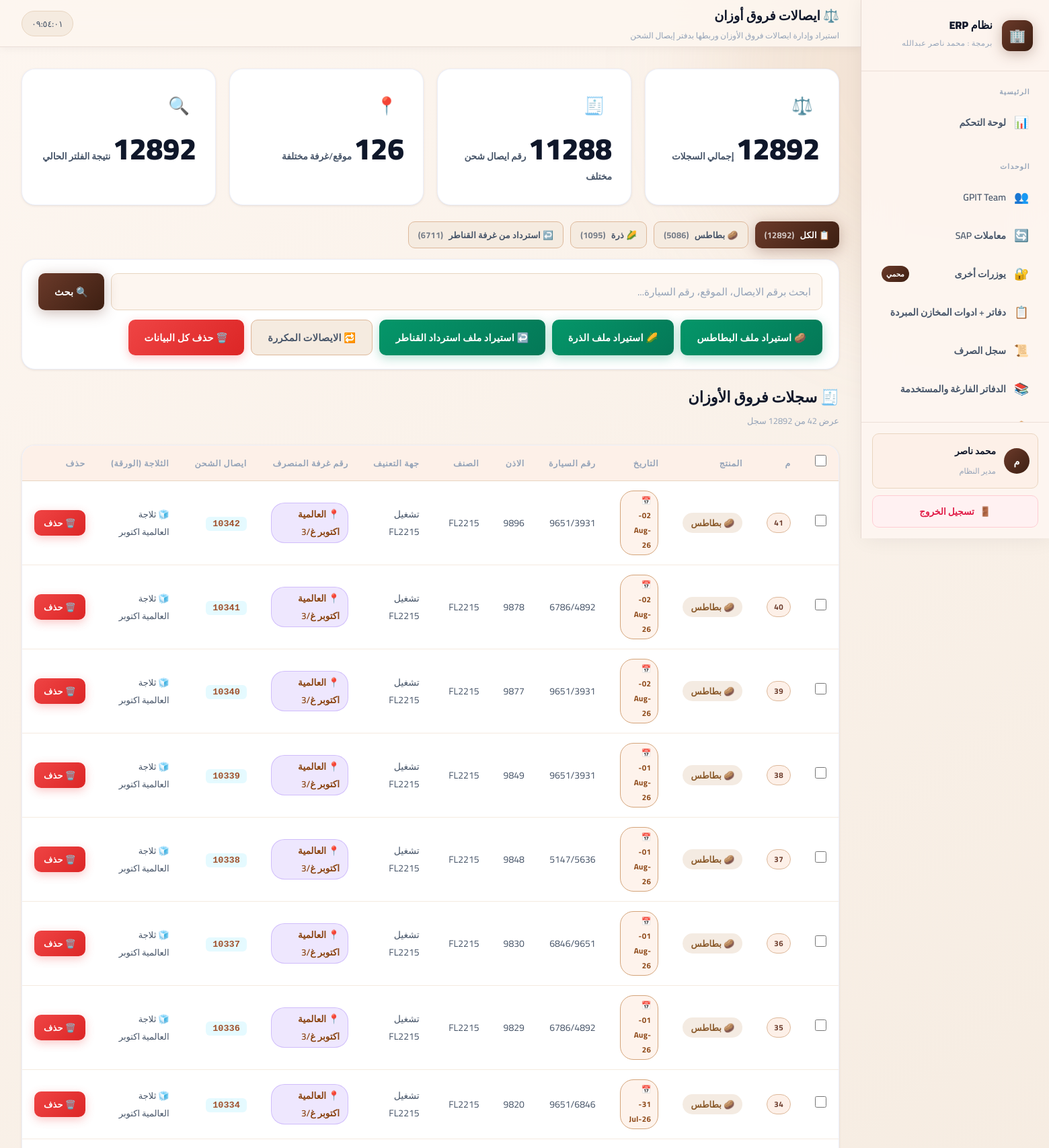
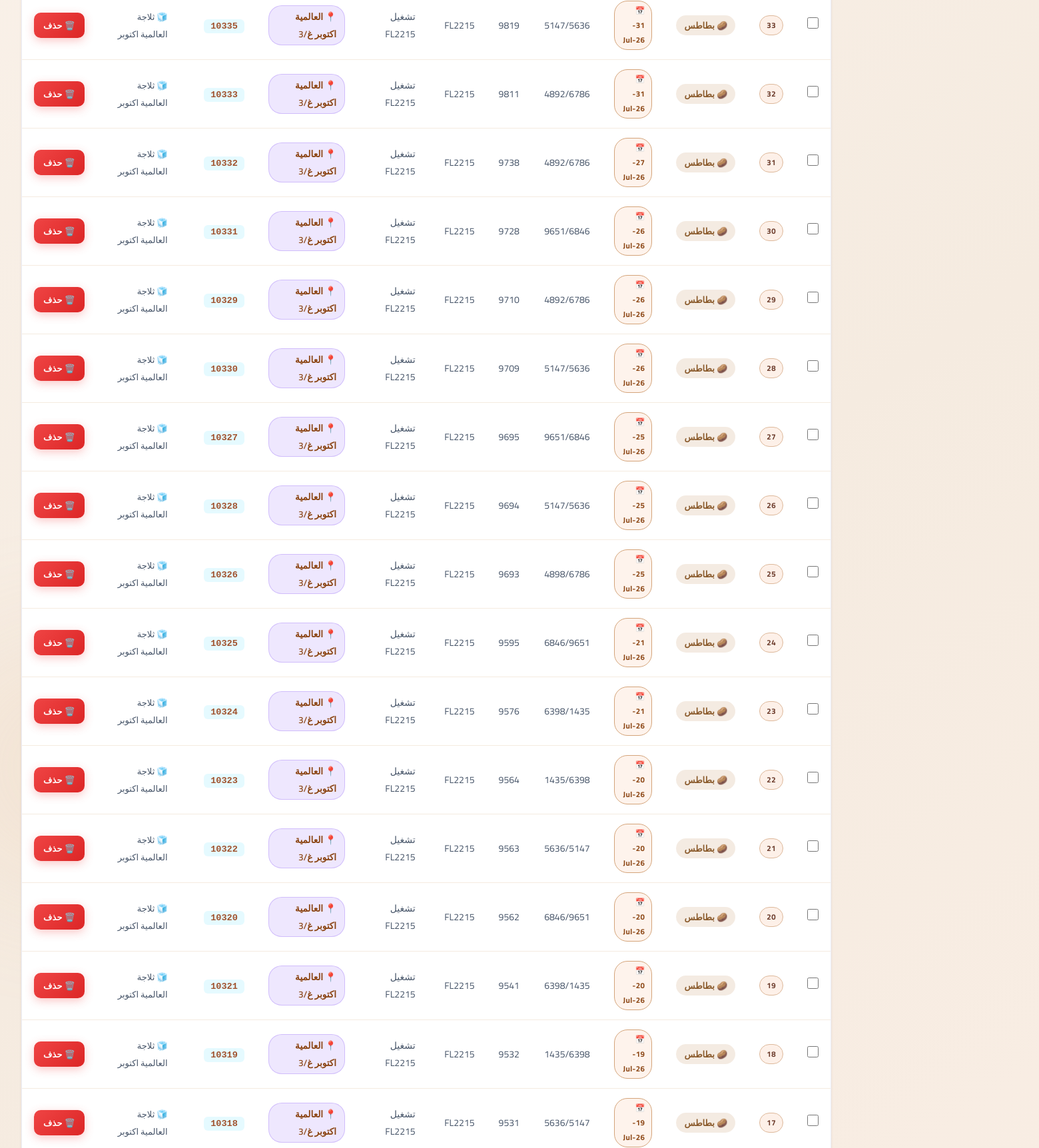
Page /weight-diff-receipts?search=&page=258 (signed in, upper part) on the committed database (2 pictures, top to bottom).
### tables this page shows
CREATE TABLE weight_diff_receipts (
        id INTEGER PRIMARY KEY AUTOINCREMENT,
        seq_no TEXT,
        receipt_date TEXT,
        car_number TEXT,
        permit_number TEXT,
        category TEXT,
        entity TEXT,
        dispense_room TEXT,
        receipt_number TEXT NOT NULL,
        imported_at TEXT DEFAULT (datetime('now'))
    , source_sheet TEXT, product_type TEXT NOT NULL DEFAULT 'potato');

### app.py (the view)
@app.route('/weight-diff-receipts')
@login_required
def weight_diff_receipts():
    conn = get_db()
    f_search = request.args.get('search', '').strip()
    f_type   = request.args.get('type', 'all').strip()
    if f_type not in ('all', 'potato', 'corn', 'qanater'):
        f_type = 'all'
    page     = max(1, int(request.args.get('page', 1)))
    per_page = 50
    query  = "SELECT * FROM weight_diff_receipts WHERE 1=1"
    params = []
    if f_type != 'all':
        query += " AND product_type = ?"
        params.append(f_type)
    if f_search:
        query += """ AND (receipt_number LIKE ? OR dispense_room LIKE ?
                     OR car_number LIKE ? OR category LIKE ?
                     OR entity LIKE ? OR permit_number LIKE ?)"""
        params += [f'%{f_search}%'] * 6
    count_q = f"SELECT COUNT(*) as c FROM ({query}) AS q"
    total_records = conn.execute(count_q, params).fetchone()['c']
    total_pages   = max(1, (total_records + per_page - 1) // per_page)
    page          = min(page, total_pages)
    offset        = (page - 1) * per_page
    query += " ORDER BY id DESC LIMIT ? OFFSET ?"
    params += [per_page, offset]
    records = conn.execute(query, params).fetchall()
    type_filter_sql = ""
    type_params = []
    if f_type != 'all':
        type_filter_sql = " WHERE product_type = ?"
        type_params = [f_type]
    stats = conn.execute(f"""
        SELECT COUNT(*) as total,
               COUNT(DISTINCT receipt_number) as unique_receipts,
               COUNT(DISTINCT dispense_room) as rooms_count
        FROM weight_diff_receipts{type_filter_sql}
    """, type_params).fetchone()
    counts = conn.execute("""
        SELECT
            COUNT(*) as total,
            SUM(CASE WHEN product_type = 'potato' THEN 1 ELSE 0 END) as potato_count,
            SUM(CASE WHEN product_type = 'corn' THEN 1 ELSE 0 END) as corn_count,
            SUM(CASE WHEN product_type = 'qanater' THEN 1 ELSE 0 END) as qanater_count
        FROM weight_diff_receipts
    """).fetchone()
    conn.close()
    return render_template('weight_diff.html',
        records=records, f_search=f_search, f_type=f_type,
        page=page, total_pages=total_pages, total_records=total_records,
        stats=stats, counts=counts)

### app.py (called while the page is built, shortened)
def get_db():
    conn = sqlite3.connect(DATABASE, timeout=30, check_same_thread=False)
    conn.row_factory = sqlite3.Row
    conn.create_function('safe_int', 1, _safe_int)
    conn.execute("PRAGMA journal_mode=WAL")
    conn.execute("PRAGMA synchronous=NORMAL")
    conn.execute("PRAGMA busy_timeout=30000")
    return conn

def login_required(f):
    @wraps(f)
    def decorated(*args, **kwargs):
        if 'admin_id' not in session:
            return redirect(url_for('login'))
        return f(*args, **kwargs)
    return decorated

### templates/weight_diff.html (shortened to what this page needs)
{% extends "base.html" %}
{% block page_title %}⚖️ ايصالات فروق أوزان{% endblock %}
{% block page_subtitle %}استيراد وإدارة ايصالات فروق الأوزان وربطها بدفتر إيصال الشحن{% endblock %}
{% block content %}
<div class="stats-grid" style="margin-bottom:24px;">
  <div class="stat-card">
    <div class="stat-icon">⚖️</div>
    <div class="stat-info">
      <span class="stat-value">{{ stats.total }}</span>
      <span class="stat-label">إجمالي السجلات</span>
    </div>
  </div>
  <div class="stat-card">
    <div class="stat-icon">🧾</div>
    <div class="stat-info">
      <span class="stat-value">{{ stats.unique_receipts }}</span>
      <span class="stat-label">رقم ايصال شحن مختلف</span>
    </div>
  </div>
  <div class="stat-card">
    <div class="stat-icon">📍</div>
    <div class="stat-info">
      <span class="stat-value">{{ stats.rooms_count }}</span>
      <span class="stat-label">موقع/غرفة مختلفة</span>
    </div>
  </div>
  <div class="stat-card">
    <div class="stat-icon">🔍</div>
    <div class="stat-info">
      <span class="stat-value">{{ total_records }}</span>
      <span class="stat-label">نتيجة الفلتر الحالي</span>
    </div>
  </div>
</div>
<div style="display:flex;gap:10px;margin-bottom:16px;flex-wrap:wrap;">
  {% set base_qs = (('&search=' ~ f_search) if f_search else '') %}
  <a href="{{ url_for('weight_diff_receipts') }}?type=all{{ base_qs }}"
     class="btn {{ 'btn-primary' if f_type == 'all' else 'btn-secondary' }} btn-sm">
     📋 الكل <span style="opacity:0.75;">({{ counts.total or 0 }})</span>
  </a>
  <a href="{{ url_for('weight_diff_receipts') }}?type=potato{{ base_qs }}"
     class="btn {{ 'btn-primary' if f_type == 'potato' else 'btn-secondary' }} btn-sm">
     🥔 بطاطس <span style="opacity:0.75;">({{ counts.potato_count or 0 }})</span>
  </a>
  <a href="{{ url_for('weight_diff_receipts') }}?type=corn{{ base_qs }}"
     class="btn {{ 'btn-primary' if f_type == 'corn' else 'btn-secondary' }} btn-sm">
     🌽 ذرة <span style="opacity:0.75;">({{ counts.corn_count or 0 }})</span>
  </a>
  <a href="{{ url_for('weight_diff_receipts') }}?type=qanater{{ base_qs }}"
     class="btn {{ 'btn-primary' if f_type == 'qanater' else 'btn-secondary' }} btn-sm">
     ↩️ استرداد من غرفة القناطر <span style="opacity:0.75;">({{ counts.qanater_count or 0 }})</span>
  </a>
</div>
<div class="table-card" style="margin-bottom:20px;padding:20px 24px;">
  <div style="display:flex;gap:14px;flex-wrap:wrap;align-items:end;justify-content:space-between;">
    <form method="get" action="{{ url_for('weight_diff_receipts') }}" style="flex:1;min-width:240px;display:flex;gap:10px;">
      <input type="text" name="search" class="form-control" placeholder="ابحث برقم الايصال، الموقع، رقم السيارة..."
             value="{{ f_search }}" style="flex:1;">
      <button type="submit" class="btn btn-primary">🔍 بحث</button>
    </form>
    <div style="display:flex;gap:10px;flex-wrap:wrap;">
      <button class="btn btn-success" onclick="openImportModal('potato')">🥔 استيراد ملف البطاطس</button>
      <button class="btn btn-success" onclick="openImportModal('corn')">🌽 استيراد ملف الذرة</button>
      <button class="btn btn-success" onclick="openImportModal('qanater')">↩️ استيراد ملف استرداد القناطر</button>
      <button class="btn btn-secondary" onclick="openDuplicatesModal()">🔁 الايصالات المكررة</button>
      {% if stats.total > 0 %}
      <button class="btn btn-danger" onclick="deleteAllRecords()">🗑️ حذف {{ 'كل البيانات' if f_type == 'all' else ('بيانات البطاطس' if f_type == 'potato' else ('بيانات الذرة' if f_type == 'corn' else 'بيانات استرداد القناطر')) }}</button>
      {% endif %}
    </div>
  </div>
</div>
<div class="section-header">
  <div class="section-title">
    <h2>🧾 سجلات فروق الأوزان</h2>
    <p>
      عرض {{ records|length }} من {{ total_records }} سجل
    </p>
  </div>
</div>
<div class="table-card">
  <div class="table-responsive">
    {% if records %}
    <table id="wd-table">
      <thead>
        <tr>
          <th style="width:42px;text-align:center;">
            <input type="checkbox" id="select-all" title="تحديد الكل"
              style="width:17px;height:17px;cursor:pointer;accent-color:var(--accent-red,#ef4444);"
              onchange="toggleSelectAll(this.checked)">
          </th>
          <th>م</th>
          <th>المنتج</th>
          <th>التاريخ</th>
          <th>رقم السيارة</th>
          <th>الاذن</th>
          <th>الصنف</th>
          <th>جهة التعنيف</th>
          <th>رقم غرفة المنصرف</th>
          <th>ايصال الشحن</th>
          <th>الثلاجة (الورقة)</th>
          <th>حذف</th>
        </tr>
      </thead>
      <tbody>
        {% for r in records %}
        <tr id="wd-row-{{ r.id }}">
          <td style="text-align:center;">
            <input type="checkbox" class="row-check" value="{{ r.id }}"
              style="width:17px;height:17px;cursor:pointer;accent-color:var(--accent-red,#ef4444);"
              onchange="updateBulkBar()">
          </td>
          <td><span class="badge badge-blue">{{ r.seq_no or '—' }}</span></td>
          <td>
            {% if r.product_type == 'corn' %}
            <span style="background:rgba(217,119,6,0.15);color:#b45309;border-radius:20px;padding:3px 12px;font-size:0.82rem;font-weight:600;white-space:nowrap;">🌽 ذرة</span>
            {% elif r.product_type == 'qanater' %}
            <span style="background:rgba(139,92,246,0.15);color:#7c3aed;border-radius:20px;padding:3px 12px;font-size:0.82rem;font-weight:600;white-space:nowrap;">↩️ استرداد القناطر</span>
            {% else %}
            <span style="background:rgba(180,120,60,0.15);color:#8a5a2b;border-radius:20px;padding:3px 12px;font-size:0.82rem;font-weight:600;white-space:nowrap;">🥔 بطاطس</span>
            {% endif %}
          </td>
          <td><span class="badge badge-purple">📅 {{ r.receipt_date or '—' }}</span></td>
          <td>{{ r.car_number or '—' }}</td>
          <td>{{ r.permit_number or '—' }}</td>
          <td>{{ r.category or '—' }}</td>
          <td>{{ r.entity or '—' }}</td>
          <td>
            {% if r.dispense_room %}
            <span style="
              display:inline-flex;align-items:center;gap:5px;
              background:rgba(139,92,246,0.15);color:var(--accent-purple);
              border:1px solid rgba(139,92,246,0.3);border-radius:20px;
              padding:3px 12px;font-size:0.85rem;font-weight:600;">
              📍 {{ r.dispense_room }}
            </span>
            {% else %}<span style="color:var(--text-muted);">—</span>{% endif %}
          </td>
          <td>
            <code style="color:var(--accent-cyan);background:rgba(0,200,255,0.1);
                         padding:3px 10px;border-radius:6px;font-size:0.85rem;font-weight:700;">
              {{ r.receipt_number }}
            </code>
          </td>
          <td>
            {% if r.source_sheet %}
            <span style="color:var(--text-secondary,#8a7460);font-size:0.82rem;">🧊 {{ r.source_sheet }}</span>
            {% else %}<span style="color:var(--text-muted);">—</span>{% endif %}
          </td>
          <td>
            <button class="btn btn-danger btn-sm" data-id="{{ r.id }}" data-receipt="{{ r.receipt_number }}"
              onclick="deleteSingle(this)">🗑️ حذف</button>
          </td>
        </tr>
        {% endfor %}
      </tbody>
    </table>
    {% endif %}
  </div>
</div>
{% endblock %}

### rows in the picture
weight_diff_receipts: seq_no "41", product_type "🥔 بطاطس", receipt_date "02-Aug-26", car_number "9651/3931", permit_number "9896", category "FL2215", entity "تشغيل FL2215", dispense_room "العالمية اكتوبر غ/3", receipt_number "10342", source_sheet "ثلاجة العالمية اكتوبر"
weight_diff_receipts: seq_no "40", product_type "🥔 بطاطس", receipt_date "02-Aug-26", car_number "6786/4892", permit_number "9878", category "FL2215", entity "تشغيل FL2215", dispense_room "العالمية اكتوبر غ/3", receipt_number "10341", source_sheet "ثلاجة العالمية اكتوبر"
weight_diff_receipts: seq_no "39", product_type "🥔 بطاطس", receipt_date "02-Aug-26", car_number "9651/3931", permit_number "9877", category "FL2215", entity "تشغيل FL2215", dispense_room "العالمية اكتوبر غ/3", receipt_number "10340", source_sheet "ثلاجة العالمية اكتوبر"
weight_diff_receipts: seq_no "38", product_type "🥔 بطاطس", receipt_date "01-Aug-26", car_number "9651/3931", permit_number "9849", category "FL2215", entity "تشغيل FL2215", dispense_room "العالمية اكتوبر غ/3", receipt_number "10339", source_sheet "ثلاجة العالمية اكتوبر"
weight_diff_receipts: seq_no "37", product_type "🥔 بطاطس", receipt_date "01-Aug-26", car_number "5147/5636", permit_number "9848", category "FL2215", entity "تشغيل FL2215", dispense_room "العالمية اكتوبر غ/3", receipt_number "10338", source_sheet "ثلاجة العالمية اكتوبر"
weight_diff_receipts: seq_no "36", product_type "🥔 بطاطس", receipt_date "01-Aug-26", car_number "6846/9651", permit_number "9830", category "FL2215", entity "تشغيل FL2215", dispense_room "العالمية اكتوبر غ/3", receipt_number "10337", source_sheet "ثلاجة العالمية اكتوبر"
weight_diff_receipts: seq_no "35", product_type "🥔 بطاطس", receipt_date "01-Aug-26", car_number "6786/4892", permit_number "9829", category "FL2215", entity "تشغيل FL2215", dispense_room "العالمية اكتوبر غ/3", receipt_number "10336", source_sheet "ثلاجة العالمية اكتوبر"
weight_diff_receipts: seq_no "34", product_type "🥔 بطاطس", receipt_date "31-Jul-26", car_number "9651/6846", permit_number "9820", category "FL2215", entity "تشغيل FL2215", dispense_room "العالمية اكتوبر غ/3", receipt_number "10334", source_sheet "ثلاجة العالمية اكتوبر"
weight_diff_receipts: seq_no "33", product_type "🥔 بطاطس", receipt_date "31-Jul-26", car_number "5147/5636", permit_number "9819", category "FL2215", entity "تشغيل FL2215", dispense_room "العالمية اكتوبر غ/3", receipt_number "10335", source_sheet "ثلاجة العالمية اكتوبر"
weight_diff_receipts: seq_no "32", product_type "🥔 بطاطس", receipt_date "31-Jul-26", car_number "4892/6786", permit_number "9811", category "FL2215", entity "تشغيل FL2215", dispense_room "العالمية اكتوبر غ/3", receipt_number "10333", source_sheet "ثلاجة العالمية اكتوبر"
weight_diff_receipts: seq_no "31", product_type "🥔 بطاطس", receipt_date "27-Jul-26", car_number "4892/6786", permit_number "9738", category "FL2215", entity "تشغيل FL2215", dispense_room "العالمية اكتوبر غ/3", receipt_number "10332", source_sheet "ثلاجة العالمية اكتوبر"
weight_diff_receipts: seq_no "30", product_type "🥔 بطاطس", receipt_date "26-Jul-26", car_number "9651/6846", permit_number "9728", category "FL2215", entity "تشغيل FL2215", dispense_room "العالمية اكتوبر غ/3", receipt_number "10331", source_sheet "ثلاجة العالمية اكتوبر"
weight_diff_receipts: seq_no "29", product_type "🥔 بطاطس", receipt_date "26-Jul-26", car_number "4892/6786", permit_number "9710", category "FL2215", entity "تشغيل FL2215", dispense_room "العالمية اكتوبر غ/3", receipt_number "10329", source_sheet "ثلاجة العالمية اكتوبر"
weight_diff_receipts: seq_no "28", product_type "🥔 بطاطس", receipt_date "26-Jul-26", car_number "5147/5636", permit_number "9709", category "FL2215", entity "تشغيل FL2215", dispense_room "العالمية اكتوبر غ/3", receipt_number "10330", source_sheet "ثلاجة العالمية اكتوبر"
weight_diff_receipts: seq_no "27", product_type "🥔 بطاطس", receipt_date "25-Jul-26", car_number "9651/6846", permit_number "9695", category "FL2215", entity "تشغيل FL2215", dispense_room "العالمية اكتوبر غ/3", receipt_number "10327", source_sheet "ثلاجة العالمية اكتوبر"
weight_diff_receipts: seq_no "26", product_type "🥔 بطاطس", receipt_date "25-Jul-26", car_number "5147/5636", permit_number "9694", category "FL2215", entity "تشغيل FL2215", dispense_room "العالمية اكتوبر غ/3", receipt_number "10328", source_sheet "ثلاجة العالمية اكتوبر"
weight_diff_receipts: seq_no "25", product_type "🥔 بطاطس", receipt_date "25-Jul-26", car_number "4898/6786", permit_number "9693", category "FL2215", entity "تشغيل FL2215", dispense_room "العالمية اكتوبر غ/3", receipt_number "10326", source_sheet "ثلاجة العالمية اكتوبر"
weight_diff_receipts: seq_no "24", product_type "🥔 بطاطس", receipt_date "21-Jul-26", car_number "6846/9651", permit_number "9595", category "FL2215", entity "تشغيل FL2215", dispense_room "العالمية اكتوبر غ/3", receipt_number "10325", source_sheet "ثلاجة العالمية اكتوبر"
weight_diff_receipts: seq_no "23", product_type "🥔 بطاطس", receipt_date "21-Jul-26", car_number "6398/1435", permit_number "9576", category "FL2215", entity "تشغيل FL2215", dispense_room "العالمية اكتوبر غ/3", receipt_number "10324", source_sheet "ثلاجة العالمية اكتوبر"
weight_diff_receipts: seq_no "22", product_type "🥔 بطاطس", receipt_date "20-Jul-26", car_number "1435/6398", permit_number "9564", category "FL2215", entity "تشغيل FL2215", dispense_room "العالمية اكتوبر غ/3", receipt_number "10323", source_sheet "ثلاجة العالمية اكتوبر"
weight_diff_receipts: seq_no "21", product_type "🥔 بطاطس", receipt_date "20-Jul-26", car_number "5636/5147", permit_number "9563", category "FL2215", entity "تشغيل FL2215", dispense_room "العالمية اكتوبر غ/3", receipt_number "10322", source_sheet "ثلاجة العالمية اكتوبر"
weight_diff_receipts: seq_no "20", product_type "🥔 بطاطس", receipt_date "20-Jul-26", car_number "6846/9651", permit_number "9562", category "FL2215", entity "تشغيل FL2215", dispense_room "العالمية اكتوبر غ/3", receipt_number "10320", source_sheet "ثلاجة العالمية اكتوبر"
weight_diff_receipts: seq_no "19", product_type "🥔 بطاطس", receipt_date "20-Jul-26", car_number "6398/1435", permit_number "9541", category "FL2215", entity "تشغيل FL2215", dispense_room "العالمية اكتوبر غ/3", receipt_number "10321", source_sheet "ثلاجة العالمية اكتوبر"
weight_diff_receipts: seq_no "18", product_type "🥔 بطاطس", receipt_date "19-Jul-26", car_number "1435/6398", permit_number "9532", category "FL2215", entity "تشغيل FL2215", dispense_room "العالمية اكتوبر غ/3", receipt_number "10319", source_sheet "ثلاجة العالمية اكتوبر"
weight_diff_receipts: seq_no "17", product_type "🥔 بطاطس", receipt_date "19-Jul-26", car_number "5636/5147", permit_number "9531", category "FL2215", entity "تشغيل FL2215", dispense_room "العالمية اكتوبر غ/3", receipt_number "10318", source_sheet "ثلاجة العالمية اكتوبر"

### other values in the picture
{{ session.admin_username[0]|upper if session.admin_username else 'A' }} "م"
{{ session.admin_username or 'مسؤول النظام' }} "محمد ناصر"
{{ stats.total }} "12892"
{{ stats.unique_receipts }} "11288"
{{ stats.rooms_count }} "126"
{{ total_records }} "12892"
{{ counts.total or 0 }} "12892"
{{ counts.potato_count or 0 }} "5086"
{{ counts.corn_count or 0 }} "1095"
{{ counts.qanater_count or 0 }} "6711"
